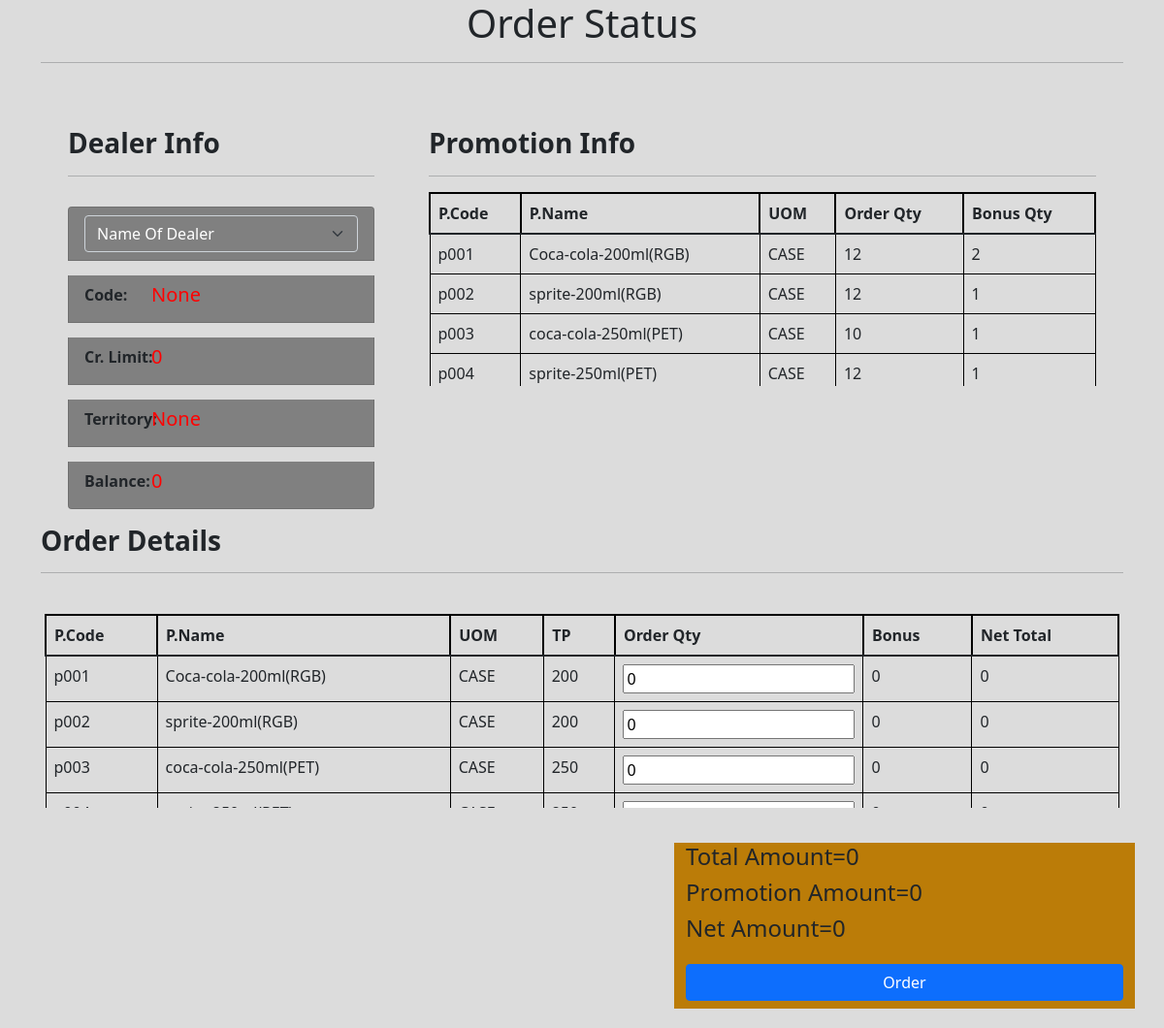
Page /sales/ on the committed database.
### sales/models.py (models this page shows, shortened)
class Promotion(models.Model):
    id = models.AutoField(primary_key=True)
    p_code = models.CharField(max_length=10)
    p_name = models.CharField(max_length=100)
    UOM = models.CharField(max_length=10)
    order_qty = models.IntegerField()
    bonus_qty = models.IntegerField()
    status = models.IntegerField()
    sdp = models.CharField(max_length=50)
    region = models.CharField(max_length=20)
    territory =models.CharField(max_length= 20)
    remarks =models.CharField(max_length=300)
    effective_date =models.DateField()
    entry_date = models.DateField()

### sales/views.py (the view, shortened to what this page needs)
# urls.py: path("", views.index, name="salesHome"),
def index(request):
    global dealer_name
    request.method == "POST"
    order_input = (request.POST.get("q"))
    print("Order Qty:",order_input)
    dealer_name = request.POST.get('p')
    print("dealer_name:",dealer_name)
    print("dealer_type:",type(dealer_name))
    data = {
    "dealer_name": [dealer_name],
    }
    df_dealer_name = pd.DataFrame(data)
    print(df_dealer_name)
    df_dealer_name.to_csv("dealar_name.csv")
    Dealer_table= Dealer.objects.all().values()
    df_d = pd.DataFrame(list(Dealer_table))
    json_records_d = df_d.reset_index().to_json(orient ='records')
    data_dt = []
    data_dt = json.loads(json_records_d)
    code = 'None'
    cr_limit = 0
    balance = 0
    territory = 'None'
    Promotion_table= Promotion.objects.all().values()
    df= pd.DataFrame(list(Promotion_table))
    if dealer_name is not None:
        df_1=df[df['sdp']==dealer_name]
        df_1=df_1.reset_index()
        json_records_d = df_1.to_json(orient ='records')
        data_df = []
        data_df = json.loads(json_records_d)
    else:
        json_records_d = df.reset_index().to_json(orient ='records')
        data_df = []
        data_df = json.loads(json_records_d)
    Product_table= Product.objects.all().values()
    df_p = pd.DataFrame(list(Product_table))
    df_p_1= df_p.copy()
    df_p_1['bonus_qty'] = 0
    df_p_1['order_qty'] = 0
    df_p_1['balance'] = 0
    sum_balance = df_p_1['balance'].sum()
    pro_amount = df_p_1['tp'] * df_p_1['bonus_qty']
    pro_amount = pro_amount.sum()
    net_total = sum_balance + pro_amount
    json_records_p = df_p_1.reset_index().to_json(orient ='records')
    data_p = []
    data_p = json.loads(json_records_p)
    context = {
        'net_total' :net_total,
        'pro_amount': pro_amount,
        'sum_balance':sum_balance,
        'd': data_p,
        'f':data_df,
        'g':data_dt,
        'code':code,
        'cr_limit':cr_limit,
        'balance':balance,
        'territory':territory
    }
    return render(request, 'sales/index.html', context=context)

### sales/templates/sales/index.html (shortened to what this page needs)
<!doctype html>
<html lang="en">
  <head>
    <link href="https://cdn.jsdelivr.net/npm/bootstrap@5.0.2/dist/css/bootstrap.min.css" rel="stylesheet">
  </head>
  <body>
    <div class="container">
        <b><h1 class="header-tittle">Order Status</h1></b>
        <hr>
        <br>
        <div class="container">
            <div class="row">
                <div class="col-md-4">
                    <div class="card-body">
                        <h3><b>Dealer Info</b></h3>
                        <hr>
                        <ul class="list-group">
                            <li class="list-group-item">
                                <form action="/sales/" id="loo" method="POST">
                                    <select class="form-select" name="p" aria-label="Default select example" onchange="this.form.submit()">
                                        <option selected>Name Of Dealer</option>
                                    </select>
                                </form>
                            </li>
                            <li class="list-group-item"><b>Code: <h5 class="item-contain">{{ code }}</h5></b></li>
                            <li class="list-group-item"><b>Cr. Limit: <h5 class="item-contain">{{ cr_limit }}</h5></b></li>
                            <li class="list-group-item"><b>Territory: <h5 class="item-contain">{{ territory }}</h5></b></li>
                            <li class="list-group-item"><b>Balance: <h5 class="item-contain">{{ balance}}</h5></b></li>
                        </ul>
                    </div>
                </div>
                <div class="col-md-8">
                    <div class="card-body">
                        <h3><b>Promotion Info</b></h3>
                        <hr>
                        <div class="table-wrapper-scroll-y my-custom-scrollbar">
                            <table class="table">
                                <thead>
                                <tr>
                                    <th scope="col">P.Code</th>
                                    <th scope="col">P.Name</th>
                                    <th scope="col">UOM</th>
                                    <th scope="col">Order Qty</th>
                                    <th scope="col">Bonus Qty</th>
                                </tr>
                                </thead>
                                <tbody>
                                {% if f %}
                                    {% for i in f %}
                                        <tr>
                                            <td>{{i.p_code}}</td>
                                            <td>{{i.p_name}}</td>
                                            <td>{{i.UOM}}</td>
                                            <td>{{i.order_qty}}</td>
                                            <td>{{i.bonus_qty}}</td>
                                        </tr>
                                    {% endfor %}
                                {% endif %}
                                </tbody>
                            </table>
                        </div>
                    </div>
                </div>
            </div>
        </div>
        <h3><b>Order Details</b></h3>
        <hr>
        <div class="col-md-12">
            <div class="row">
                <div class="card-body" id="mydiv">
                    <form  method="POST" id="form">
                        <div class="table-wrapper-scroll-y my-custom-scrollbar">
                            <table id= "myTable" class="table">
                                <thead>
                                <tr>
                                    <th scope="col">P.Code</th>
                                    <th scope="col">P.Name</th>
                                    <th scope="col">UOM</th>
                                    <th scope="col">TP</th>
                                    <th scope="col">Order Qty</th>
                                    <th scope="col">Bonus</th>
                                    <th scope="col">Net Total</th>
                                </tr>
                                </thead>
                                <tbody id= "tbody">
                                    {% if d %}
                                        {% for i in d %}
                                            <tr>
                                                <td>{{i.product}}</td>
                                                <td>{{i.p_name}}</td>
                                                <td>{{i.UOM}}</td>
                                                <td>{{i.tp}}</td>
                                                <td style="width: 85px;"><input type="number" value="{{i.order_qty}}" id="number" class="number"  name="{{i.id}}" ></td>
                                                <td>{{i.bonus_qty}}</td>
                                                <td>{{i.balance}}</td>
                                            </tr>
                                        {% endfor %}
                                    {% endif %}
                                </tbody>
                            </table>
                        </div>
                    </form>
                </div>
        <div class="col-md-5" id="total">
            <h4 class="alert-heading">Total Amount={{sum_balance}}</h4>
            <h4 class="alert-heading">Promotion Amount={{pro_amount}}</h4>
            <h4 class="alert-heading">Net Amount={{net_total}}</h4>
            <a class="btn btn-primary" href="/sales/savetoserver/" role="button" style="width:100%; margin-bottom: 8px;">Order</a>
        </div>
    </div>
  </body>
</html>

### rows in the picture
Promotion: p_code "p001", p_name "Coca-cola-200ml(RGB)", UOM "CASE", order_qty "12", bonus_qty "2"
Promotion: p_code "p003", p_name "coca-cola-250ml(PET)", UOM "CASE", order_qty "10", bonus_qty "1", product "p003", tp "250", order_qty "0", bonus_qty "0", balance "0"

### other values in the picture
{{ code }} "None"
{{ cr_limit }} "0"
{{ territory }} "None"
{{ balance }} "0"
{{ i.p_code }} "p002" "p004"
{{ i.p_name }} "sprite-200ml(RGB)" "sprite-250ml(PET)"
{{ i.UOM }} "CASE" "CASE"
{{ i.order_qty }} "12" "12"
{{ i.bonus_qty }} "1" "1"
{{ i.product }} "p001" "p002"
{{ i.p_name }} "Coca-cola-200ml(RGB)" "sprite-200ml(RGB)"
{{ i.tp }} "200" "200"
{{ i.bonus_qty }} "0" "0"
{{ i.balance }} "0" "0"
{{ sum_balance }} "0"
